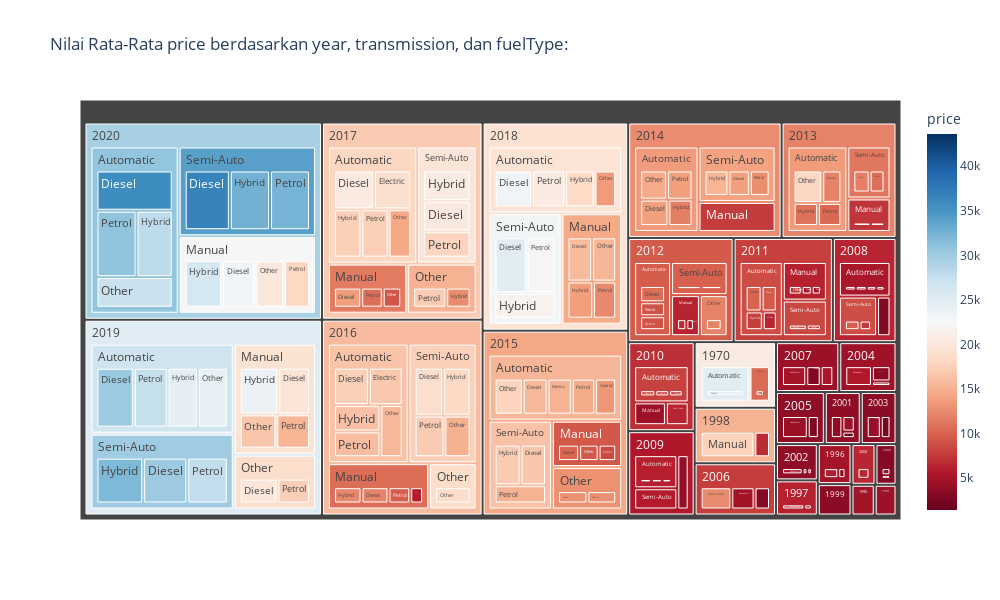

The code cell stored with this chart in its notebook:
### Markdown cell above
### Tree Map

### Code cell
df_treemap = df.groupby(['year','transmission','fuelType']).agg({'model':len,'price':np.mean}).rename(columns={'name':'total'}).reset_index()

fig = px.treemap(df_treemap,
                 path=['year','transmission','fuelType'], 
                 values = 'price', 
                 color = 'price',
                 color_continuous_scale='RdBu',
                 color_continuous_midpoint=np.average(df['price'], weights=df['price']),
                 width=1000,
                 height=600,
                 title = "Nilai Rata-Rata price berdasarkan year, transmission, dan fuelType:"
                 )
fig.show()

### Figure 1 — Plotly figure (JSON) as saved in the notebook; plotly's stock layout.template omitted (floating-point values rounded to 4 significant figures; data arrays with more than 128 entries replaced by an {"elided": "..."} marker saying what was removed)
{"data": [{"branchvalues": "total", "customdata": {"elided": "286x1 float values"}, "domain": {"x": [0, 1], "y": [0, 1]}, "hovertemplate": "labels=%{label}<br>price_sum=%{value}<br>parent=%{parent}<br>id=%{id}<br>price=%{color}<extra></extra>", "ids": {"elided": "286 str values"}, "labels": {"elided": "286 str values"}, "marker": {"coloraxis": "coloraxis", "colors": {"elided": "286 float values"}}, "name": "", "parents": {"elided": "286 str values"}, "type": "treemap", "values": {"elided": "286 float values"}}], "layout": {"coloraxis": {"cmid": 22530.0, "colorbar": {"title": {"text": "price"}}, "colorscale": [[0, "rgb(103,0,31)"], [0.1, "rgb(178,24,43)"], [0.2, "rgb(214,96,77)"], [0.3, "rgb(244,165,130)"], [0.4, "rgb(253,219,199)"], [0.5, "rgb(247,247,247)"], [0.6, "rgb(209,229,240)"], [0.7, "rgb(146,197,222)"], [0.8, "rgb(67,147,195)"], [0.9, "rgb(33,102,172)"], [1, "rgb(5,48,97)"]]}, "height": 600, "legend": {"tracegroupgap": 0}, "title": {"text": "Nilai Rata-Rata price berdasarkan year, transmission, dan fuelType:"}, "width": 1000}}
